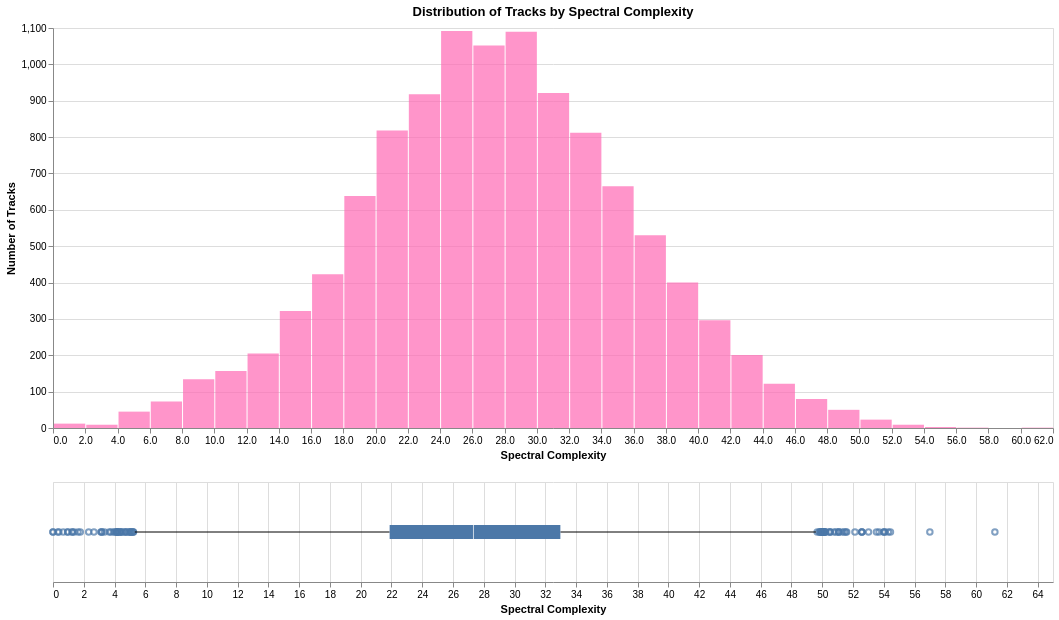

The code cell stored with this chart in its notebook:
### Markdown cell above
### spectral_complexity

### Code cell
analyze_distribution(df_tracks, 'spectral_complexity', 'spectral_complexity', 'hotpink')

### Figure 1 — Vega specification as saved in the notebook (floating-point values rounded to 4 significant figures)
{"$schema": "https://vega.github.io/schema/vega/v5.json", "data": [{"name": "source_0"}, {"name": "data_0", "values": [{"__count": 1092, "bin_maxbins_40_spectral_complexity": 24.0, "bin_maxbins_40_spectral_complexity_end": 26.0}, {"__count": 1090, "bin_maxbins_40_spectral_complexity": 28.0, "bin_maxbins_40_spectral_complexity_end": 30.0}, {"__count": 1052, "bin_maxbins_40_spectral_complexity": 26.0, "bin_maxbins_40_spectral_complexity_end": 28.0}, {"__count": 322, "bin_maxbins_40_spectral_complexity": 14.0, "bin_maxbins_40_spectral_complexity_end": 16.0}, {"__count": 530, "bin_maxbins_40_spectral_complexity": 36.0, "bin_maxbins_40_spectral_complexity_end": 38.0}, {"__count": 918, "bin_maxbins_40_spectral_complexity": 22.0, "bin_maxbins_40_spectral_complexity_end": 24.0}, {"__count": 296, "bin_maxbins_40_spectral_complexity": 40.0, "bin_maxbins_40_spectral_complexity_end": 42.0}, {"__count": 921, "bin_maxbins_40_spectral_complexity": 30.0, "bin_maxbins_40_spectral_complexity_end": 32.0}, {"__count": 812, "bin_maxbins_40_spectral_complexity": 32.0, "bin_maxbins_40_spectral_complexity_end": 34.0}, {"__count": 400, "bin_maxbins_40_spectral_complexity": 38.0, "bin_maxbins_40_spectral_complexity_end": 40.0}, {"__count": 818, "bin_maxbins_40_spectral_complexity": 20.0, "bin_maxbins_40_spectral_complexity_end": 22.0}, {"__count": 205, "bin_maxbins_40_spectral_complexity": 12.0, "bin_maxbins_40_spectral_complexity_end": 14.0}, {"__count": 134, "bin_maxbins_40_spectral_complexity": 8.0, "bin_maxbins_40_spectral_complexity_end": 10.0}, {"__count": 122, "bin_maxbins_40_spectral_complexity": 44.0, "bin_maxbins_40_spectral_complexity_end": 46.0}, {"__count": 638, "bin_maxbins_40_spectral_complexity": 18.0, "bin_maxbins_40_spectral_complexity_end": 20.0}, {"__count": 423, "bin_maxbins_40_spectral_complexity": 16.0, "bin_maxbins_40_spectral_complexity_end": 18.0}, {"__count": 665, "bin_maxbins_40_spectral_complexity": 34.0, "bin_maxbins_40_spectral_complexity_end": 36.0}, {"__count": 201, "bin_maxbins_40_spectral_complexity": 42.0, "bin_maxbins_40_spectral_complexity_end": 44.0}, {"__count": 80, "bin_maxbins_40_spectral_complexity": 46.0, "bin_maxbins_40_spectral_complexity_end": 48.0}, {"__count": 73, "bin_maxbins_40_spectral_complexity": 6.0, "bin_maxbins_40_spectral_complexity_end": 8.0}, {"__count": 45, "bin_maxbins_40_spectral_complexity": 4.0, "bin_maxbins_40_spectral_complexity_end": 6.0}, {"__count": 157, "bin_maxbins_40_spectral_complexity": 10.0, "bin_maxbins_40_spectral_complexity_end": 12.0}, {"__count": 1, "bin_maxbins_40_spectral_complexity": 60.0, "bin_maxbins_40_spectral_complexity_end": 62.0}, {"__count": 23, "bin_maxbins_40_spectral_complexity": 50.0, "bin_maxbins_40_spectral_complexity_end": 52.0}, {"__count": 50, "bin_maxbins_40_spectral_complexity": 48.0, "bin_maxbins_40_spectral_complexity_end": 50.0}, {"__count": 9, "bin_maxbins_40_spectral_complexity": 2.0, "bin_maxbins_40_spectral_complexity_end": 4.0}, {"__count": 12, "bin_maxbins_40_spectral_complexity": 0.0, "bin_maxbins_40_spectral_complexity_end": 2.0}, {"__count": 3, "bin_maxbins_40_spectral_complexity": 54.0, "bin_maxbins_40_spectral_complexity_end": 56.0}, {"__count": 9, "bin_maxbins_40_spectral_complexity": 52.0, "bin_maxbins_40_spectral_complexity_end": 54.0}, {"__count": 1, "bin_maxbins_40_spectral_complexity": 56.0, "bin_maxbins_40_spectral_complexity_end": 58.0}]}, {"name": "data_1"}, {"name": "data_2", "values": [{"spectral_complexity": 4.487}, {"spectral_complexity": 61.22}, {"spectral_complexity": 50.16}, {"spectral_complexity": 50.2}, {"spectral_complexity": 4.249}, {"spectral_complexity": 3.753}, {"spectral_complexity": 0.9565}, {"spectral_complexity": 50.06}, {"spectral_complexity": 50.77}, {"spectral_complexity": 3.11}, {"spectral_complexity": 4.731}, {"spectral_complexity": 3.174}, {"spectral_complexity": 5.232}, {"spectral_complexity": 5.175}, {"spectral_complexity": 2.317}, {"spectral_complexity": 3.166}, {"spectral_complexity": 3.933}, {"spectral_complexity": 51.08}, {"spectral_complexity": 54.3}, {"spectral_complexity": 51.54}, {"spectral_complexity": 49.95}, {"spectral_complexity": 54.08}, {"spectral_complexity": 51.31}, {"spectral_complexity": 5.211}, {"spectral_complexity": 50.51}, {"spectral_complexity": 52.57}, {"spectral_complexity": 4.388}, {"spectral_complexity": 1.253}, {"spectral_complexity": 4.356}, {"spectral_complexity": 4.149}, {"spectral_complexity": 5.013}, {"spectral_complexity": 4.961}, {"spectral_complexity": 4.138}, {"spectral_complexity": 4.7}, {"spectral_complexity": 4.723}, {"spectral_complexity": 4.149}, {"spectral_complexity": 4.477}, {"spectral_complexity": 51.07}, {"spectral_complexity": 0.0}, {"spectral_complexity": 52.57}, {"spectral_complexity": 53.69}, {"spectral_complexity": 50.09}, {"spectral_complexity": 50.51}, {"spectral_complexity": 50.48}, {"spectral_complexity": 50.08}, {"spectral_complexity": 57.0}, {"spectral_complexity": 52.12}, {"spectral_complexity": 53.01}, {"spectral_complexity": 54.0}, {"spectral_complexity": 49.9}, {"spectral_complexity": 52.58}, {"spectral_complexity": 50.03}, {"spectral_complexity": 49.9}, {"spectral_complexity": 51.43}, {"spectral_complexity": 3.349}, {"spectral_complexity": 50.24}, {"spectral_complexity": 49.95}, {"spectral_complexity": 1.627}, {"spectral_complexity": 49.81}, {"spectral_complexity": 2.66}, {"spectral_complexity": 54.43}, {"spectral_complexity": 50.89}, {"spectral_complexity": 50.06}, {"spectral_complexity": 3.659}, {"spectral_complexity": 0.6682}, {"spectral_complexity": 0.0}, {"spectral_complexity": 1.373}, {"spectral_complexity": 5.106}, {"spectral_complexity": 1.775}, {"spectral_complexity": 53.52}, {"spectral_complexity": 0.3816}, {"spectral_complexity": 4.021}, {"spectral_complexity": 5.054}, {"spectral_complexity": 51.59}, {"spectral_complexity": 50.03}, {"spectral_complexity": 50.15}, {"spectral_complexity": 50.04}, {"spectral_complexity": 4.921}, {"spectral_complexity": 1.234}, {"spectral_complexity": 49.85}, {"spectral_complexity": 49.67}, {"spectral_complexity": 54.0}, {"spectral_complexity": 51.06}, {"spectral_complexity": 0.3083}, {"spectral_complexity": 0.9473}, {"spectral_complexity": 4.262}, {"spectral_complexity": 4.168}]}, {"name": "data_3"}, {"name": "data_4", "values": [{"lower_box_spectral_complexity": 21.88, "lower_whisker_spectral_complexity": 5.317, "max_spectral_complexity": 49.59}]}, {"name": "data_5", "values": [{"max_spectral_complexity": 49.59, "upper_box_spectral_complexity": 32.98, "upper_whisker_spectral_complexity": 49.59}]}, {"name": "data_6"}, {"name": "data_7", "values": [{"lower_box_spectral_complexity": 21.88, "max_spectral_complexity": 61.22, "upper_box_spectral_complexity": 32.98}]}, {"name": "data_8", "values": [{"lower_box_spectral_complexity": 21.88, "max_spectral_complexity": 61.22, "mid_box_spectral_complexity": 27.33, "upper_box_spectral_complexity": 32.98}]}, {"name": "data_0_concat_0_y_domain___count", "values": [{"min": 1, "max": 1092}]}], "signals": [{"name": "concat_0_bin_maxbins_40_spectral_complexity_bins", "value": {"fields": ["spectral_complexity"], "fname": "bin_spectral_complexity", "start": 0.0, "step": 2.0, "stop": 62.0}}, {"name": "concat_0_height", "value": 400}, {"name": "concat_1_height", "value": 100}], "marks": [{"type": "group", "name": "concat_0_group", "encode": {"update": {"height": {"signal": "concat_0_height"}, "width": {"signal": "width"}}}, "marks": [{"type": "rect", "name": "concat_0_marks", "from": {"data": "data_0"}, "encode": {"update": {"y2": {"value": 0, "scale": "concat_0_y"}, "tooltip": {"signal": "{\"Spectral Complexity\": !isValid(datum[\"bin_maxbins_40_spectral_complexity\"]) || !isFinite(+datum[\"bin_maxbins_40_spectral_complexity\"]) ? \"null\" : format(datum[\"bin_maxbins_40_spectral_complexity\"], \"\") + \" – \" + format(datum[\"bin_maxbins_40_spectral_complexity_end\"], \"\"), \"Number of Tracks\": format(datum[\"__count\"], \"\")}"}, "x": {"field": "bin_maxbins_40_spectral_complexity_end", "scale": "concat_0_x", "offset": {"signal": "0.5 + (abs(scale(\"concat_0_x\", datum[\"bin_maxbins_40_spectral_complexity_end\"]) - scale(\"concat_0_x\", datum[\"bin_maxbins_40_spectral_complexity\"])) < 0.25 ? 0.5 * (0.25 - (abs(scale(\"concat_0_x\", datum[\"bin_maxbins_40_spectral_complexity_end\"]) - scale(\"concat_0_x\", datum[\"bin_maxbins_40_spectral_complexity\"])))) : -0.5)"}}, "x2": {"field": "bin_maxbins_40_spectral_complexity", "scale": "concat_0_x", "offset": {"signal": "0.5 + (abs(scale(\"concat_0_x\", datum[\"bin_maxbins_40_spectral_complexity_end\"]) - scale(\"concat_0_x\", datum[\"bin_maxbins_40_spectral_complexity\"])) < 0.25 ? -0.5 * (0.25 - (abs(scale(\"concat_0_x\", datum[\"bin_maxbins_40_spectral_complexity_end\"]) - scale(\"concat_0_x\", datum[\"bin_maxbins_40_spectral_complexity\"])))) : 0.5)"}}, "fill": {"value": "hotpink"}, "y": {"field": "__count", "scale": "concat_0_y"}, "opacity": {"value": 0.7}}}, "style": ["bar"]}], "axes": [{"scale": "concat_0_y", "maxExtent": 0, "tickCount": {"signal": "ceil(concat_0_height/40)"}, "grid": true, "aria": false, "domain": false, "ticks": false, "orient": "left", "minExtent": 0, "gridScale": "concat_0_x", "labels": false, "zindex": 0}, {"scale": "concat_0_x", "orient": "bottom", "labelFlush": true, "tickCount": {"signal": "ceil(width/10)"}, "grid": false, "zindex": 0, "labelOverlap": true, "title": "Spectral Complexity"}, {"scale": "concat_0_y", "orient": "left", "labelOverlap": true, "tickCount": {"signal": "ceil(concat_0_height/40)"}, "zindex": 0, "grid": false, "title": "Number of Tracks"}], "title": {"text": "Distribution of Tracks by Spectral Complexity", "frame": "group"}, "style": "cell"}, {"type": "group", "name": "concat_1_group", "encode": {"update": {"height": {"signal": "concat_1_height"}, "width": {"signal": "width"}}}, "signals": [{"name": "height", "update": "concat_1_height"}], "marks": [{"type": "symbol", "name": "concat_1_layer_0_layer_0_marks", "from": {"data": "data_2"}, "encode": {"update": {"fill": {"value": "transparent"}, "stroke": {"value": "#4c78a8"}, "opacity": {"value": 0.7}, "y": {"signal": "concat_1_height", "mult": 0.5}, "x": {"field": "spectral_complexity", "scale": "concat_1_x"}}}, "style": ["point", "boxplot-outliers"]}, {"type": "rule", "name": "concat_1_layer_0_layer_1_layer_0_marks", "from": {"data": "data_4"}, "encode": {"update": {"stroke": {"value": "black"}, "tooltip": {"signal": "format(datum[\"max_spectral_complexity\"], \"\")"}, "x": {"field": "lower_whisker_spectral_complexity", "scale": "concat_1_x"}, "y": {"signal": "concat_1_height", "mult": 0.5}, "x2": {"field": "lower_box_spectral_complexity", "scale": "concat_1_x"}}}, "style": ["rule", "boxplot-rule"], "aria": false}, {"type": "rule", "name": "concat_1_layer_0_layer_1_layer_1_marks", "from": {"data": "data_5"}, "encode": {"update": {"stroke": {"value": "black"}, "x2": {"field": "upper_whisker_spectral_complexity", "scale": "concat_1_x"}, "tooltip": {"signal": "format(datum[\"max_spectral_complexity\"], \"\")"}, "x": {"field": "upper_box_spectral_complexity", "scale": "concat_1_x"}, "y": {"signal": "concat_1_height", "mult": 0.5}}}, "aria": false, "style": ["rule", "boxplot-rule"]}, {"type": "rect", "name": "concat_1_layer_1_layer_0_marks", "from": {"data": "data_7"}, "encode": {"update": {"x": {"field": "lower_box_spectral_complexity", "scale": "concat_1_x"}, "yc": {"signal": "concat_1_height", "mult": 0.5}, "fill": {"value": "#4c78a8"}, "tooltip": {"signal": "format(datum[\"max_spectral_complexity\"], \"\")"}, "height": {"value": 14}, "x2": {"field": "upper_box_spectral_complexity", "scale": "concat_1_x"}}}, "style": ["bar", "boxplot-box"]}, {"type": "rect", "name": "concat_1_layer_1_layer_1_marks", "from": {"data": "data_8"}, "encode": {"update": {"height": {"value": 14}, "tooltip": {"signal": "format(datum[\"max_spectral_complexity\"], \"\")"}, "yc": {"signal": "concat_1_height", "mult": 0.5}, "fill": [{"value": "#4c78a8", "test": "datum['lower_box_spectral_complexity'] >= datum['upper_box_spectral_complexity']"}, {"value": "white"}], "width": {"value": 1}, "opacity": {"value": 0.7}, "xc": {"field": "mid_box_spectral_complexity", "scale": "concat_1_x"}}}, "style": ["tick", "boxplot-median"], "aria": false}], "axes": [{"scale": "concat_1_x", "maxExtent": 0, "domain": false, "grid": true, "minExtent": 0, "zindex": 0, "tickCount": {"signal": "ceil(width/40)"}, "orient": "bottom", "labels": false, "aria": false, "ticks": false}, {"scale": "concat_1_x", "orient": "bottom", "labelFlush": true, "grid": false, "title": "Spectral Complexity", "tickCount": {"signal": "ceil(width/40)"}, "labelOverlap": true, "zindex": 0}], "style": "cell"}], "scales": [{"name": "concat_0_x", "type": "linear", "domain": {"signal": "[concat_0_bin_maxbins_40_spectral_complexity_bins.start, concat_0_bin_maxbins_40_spectral_complexity_bins.stop]"}, "range": [0, {"signal": "width"}], "bins": {"signal": "concat_0_bin_maxbins_40_spectral_complexity_bins"}, "zero": false}, {"name": "concat_0_y", "type": "linear", "domain": [{"signal": "(data(\"data_0_concat_0_y_domain___count\")[0] || {}).min"}, {"signal": "(data(\"data_0_concat_0_y_domain___count\")[0] || {}).max"}], "range": [{"signal": "concat_0_height"}, 0], "nice": true, "zero": true}, {"name": "concat_1_x", "type": "linear", "domain": {"fields": [{"data": "data_2", "field": "spectral_complexity"}, {"data": "data_4", "field": "lower_whisker_spectral_complexity"}, {"data": "data_4", "field": "lower_box_spectral_complexity"}, {"data": "data_5", "field": "upper_box_spectral_complexity"}, {"data": "data_5", "field": "upper_whisker_spectral_complexity"}, {"data": "data_7", "field": "lower_box_spectral_complexity"}, {"data": "data_7", "field": "upper_box_spectral_complexity"}, {"data": "data_8", "field": "mid_box_spectral_complexity"}]}, "range": [0, {"signal": "width"}], "zero": true, "nice": true}], "padding": 5, "background": "white", "width": 1000, "layout": {"padding": 20, "columns": 1, "bounds": "full", "align": "each"}}
